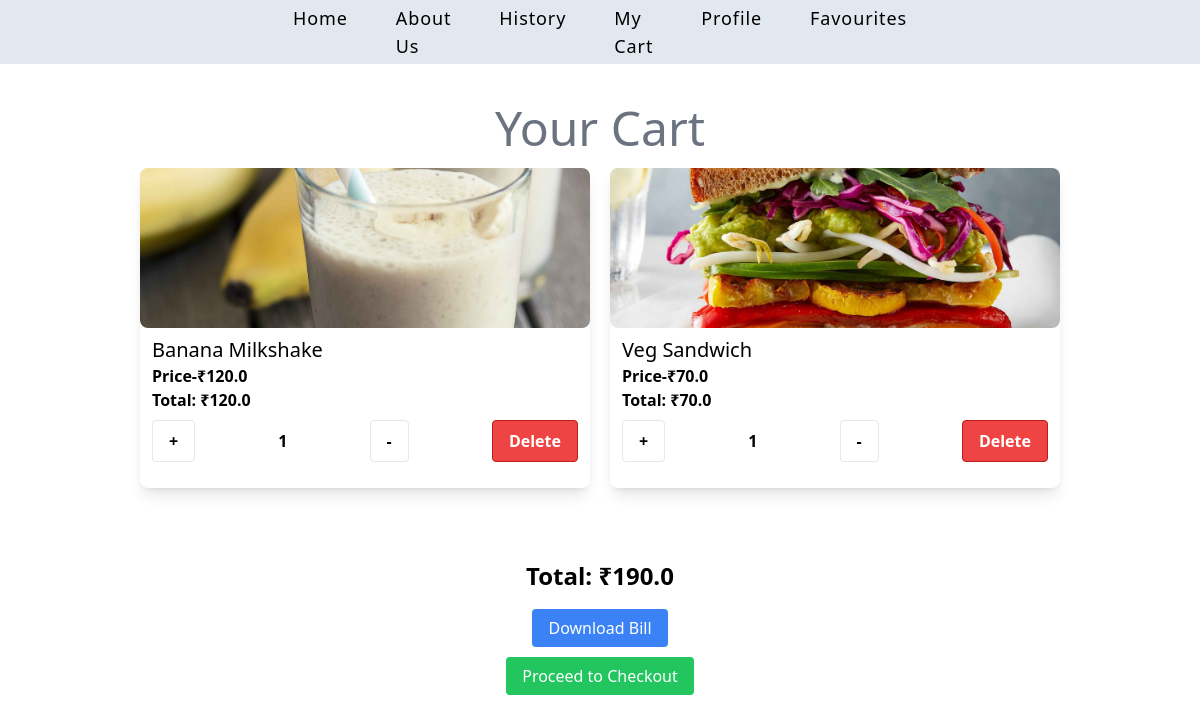
/cart (signed in), run on the app's committed database.
### app.py (models this page shows)
class CartItem(db.Model):
    id = db.Column(db.Integer, primary_key=True)
    user_id = db.Column(db.Integer, db.ForeignKey('user.id'), nullable=False)
    food_id = db.Column(db.Integer, db.ForeignKey('food.id'), nullable=False)
    quantity=db.Column(db.Integer,nullable=False)
    food = db.relationship('Food', backref='cart_items')

class Food(db.Model):
    id = db.Column(db.Integer, primary_key=True)
    name = db.Column(db.String(150), nullable=False)
    price = db.Column(db.Float, nullable=False)
    category=db.Column(db.String(100),nullable=False)
    image = db.Column(db.String(200), nullable=False)

### app.py (the view)
@app.route('/cart')
@login_required
def cart():
    cart_items = CartItem.query.filter_by(user_id=current_user.id).all()
    total_price = sum(item.food.price * item.quantity for item in cart_items)
    return render_template('cart.html', cart_items=cart_items, total_price=total_price)

### app.py (called while the page is built)
@login_manager.user_loader
def load_user(user_id):
    return User.query.get(int(user_id))

### templates/cart.html (shortened to what this page needs)
<!DOCTYPE html>
<html lang="en">
<head>
    <link rel="stylesheet" href="{{ url_for('static', filename='src/style.css') }}">
    <script src="https://cdn.tailwindcss.com"></script>
</head>
<body>
       <nav class="relative px-4 py-4   bg-slate-200  h-16 w-full">
        <div class="py-4 flex justify-center h-16 w-full ">
		<ul class="  text-lg font-poppins font-medium hidden absolute top-1/2 left-1/2 transform -translate-y-1/2 -translate-x-1/2   lg:flex lg:justify-center lg:w-auto ">
			         <li class="mx-6 tracking-wider"><a href="main">Home</a></li>
                    <li class="mx-6 tracking-wider"><a href="about">About Us</a></li>
                    <li class="mx-6 tracking-wider"><a href="history">History</a></li>
                    <li class="mx-6 tracking-wider"><a href="cart">My Cart</a></li>
                    <li class="mx-6 tracking-wider"><a href="profile">Profile</a></li>
                    <li class="mx-6 tracking-wider"><a href="favourite">Favourites</a>
		</ul>
        </div>
	</nav>
    <h1 class="text-center text-gray-500 text-5xl mt-10">Your Cart</h1>
   <div class="container mx-auto p-4">
    {% for cart_item in cart_items %}
        <div class="card bg-white rounded-lg shadow-lg h-80 w-full sm:w-1/2 md:w-64 mb-4">
            <div class="h-40 w-full bg-cover bg-center bg-no-repeat rounded-lg" style="background-image: url('{{ url_for('static', filename=cart_item.food.image) }}');"></div>
            <div class="relative left-3 top-2">
                <h1 class="text-xl font-poppins">{{ cart_item.food.name }}</h1>
                <h4 class="font-poppins font-semibold">Price-₹{{ cart_item.food.price }}</h4>
                <h4 class="font-poppins font-semibold">Total: ₹{{ cart_item.food.price * cart_item.quantity }}</h4>
            </div>
            <div class="flex justify-between items-center mt-4">
                <form action="{{ url_for('increase_cart_item', cart_item_id=cart_item.id) }}" method="POST" style="display:inline;">
                    <button type="submit" class="ml-3 text-black font-semibold py-2 px-4 border rounded">
                        +
                    </button>
                </form>
                <h4 class="font-poppins font-semibold w-2">{{ cart_item.quantity }}</h4>
                <form action="{{ url_for('decrease_cart_item', cart_item_id=cart_item.id) }}" method="POST" style="display:inline;">
                    <button type="submit" class="text-black font-semibold py-2 px-4 border rounded">
                        -
                    </button>
                </form>
                <form action="{{ url_for('delete_cart', cart_item_id=cart_item.id) }}" method="POST" style="display:inline;">
                    <button type="submit" class="mr-3 bg-red-500 text-white font-semibold py-2 px-4 border border-red-700 rounded">
                        Delete
                    </button>
                </form>
            </div>
        </div>
    {% endfor %}
</div>
    <div class="total text-center mt-10 text-2xl font-semibold">
        Total: ₹{{ total_price }}
    </div>
    <div class="text-center mt-6">
        <a href="{{ url_for('download_bill') }}" class="bg-blue-500 text-white py-2 px-4 rounded">Download Bill</a>
    </div>
    <div class="text-center mt-4">
        <div class="text-center mt-6">
    <a href="{{ url_for('dummy_payment') }}" class="bg-green-500 text-white py-2 px-4 rounded">Proceed to  Checkout</a>
</div>
    </div>
</body>
</html>

### static/src/style.css (style rules this page uses)
.card { scroll-snap-align: center; min-width: 450px; box-sizing: border-box; }

### templates/cart.html (style rules this page uses)
.container { display: flex; flex-wrap: wrap; gap: 20px; justify-content: center; }
.card { scroll-snap-align: center; min-width: 450px; box-sizing: border-box; }

### data on the page
CartItem: image (picture), food.name "Banana Milkshake", food.price "120.0", cart_item.food.price*cart_item.quantity "120.0", quantity "1"
CartItem: image (picture), food.name "Veg Sandwich", food.price "70.0", cart_item.food.price*cart_item.quantity "70.0", quantity "1"

### other printed values
{{ total_price }} "190.0"
